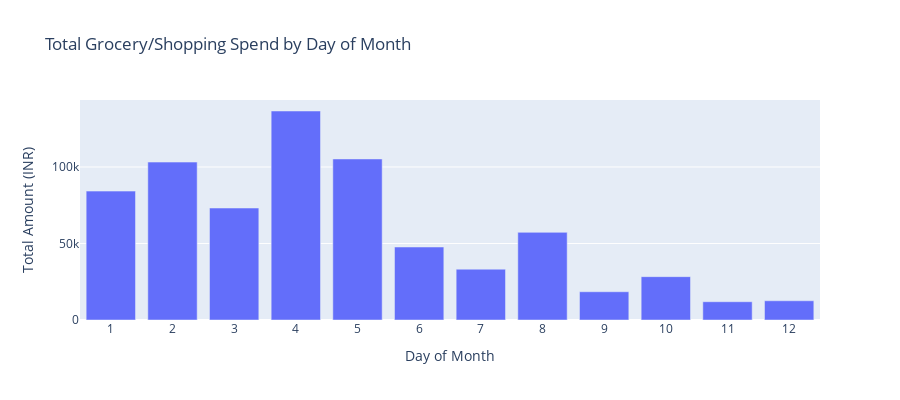

Notebook cell for this chart:
### Markdown cell above
## 14. Temporal Pattern: Spending Over Month Day

Check if Grocery/Shopping spending is concentrated early in the month.

### Code cell
if not df.empty and 'date_dt' in df.columns and 'category' in df.columns:
    print("\n--- Intra-Month Spending Pattern (Grocery/Shopping) ---")
    df['day_of_month'] = df['date_dt'].dt.day
    # Filter for relevant categories AND non-fixed amounts (exclude large monthly rent etc. if miscategorized)
    monthly_pattern_df = df[
        df['category'].isin(['Grocery', 'Shopping']) & (df['amount'] < 20000) # Avoid huge one-offs like Furniture if in Shopping
    ]

    if not monthly_pattern_df.empty:
        daily_total = monthly_pattern_df.groupby('day_of_month')['amount'].sum().reset_index() # Look at SUM not mean per day

        fig_month_day = px.bar(daily_total, x='day_of_month', y='amount',
                               title='Total Grocery/Shopping Spend by Day of Month',
                               labels={'day_of_month': 'Day of Month', 'amount': 'Total Amount (INR)'},
                               height=400)
        fig_month_day.update_layout(xaxis=dict(tickmode='linear', dtick=1)) # Ensure all days are shown
        fig_month_day.show() # Display inline
        # try: fig_month_day.write_image(IMG_DIR / "monthly_day_spend_pattern.png") # Commented out
        # except Exception as e: logging.error(f"Failed to save monthly pattern plot: {e}")

        # Discrepancy Check (Visual Inspection + Quantitative)
        logging.info("Check bar chart: Is spending clearly higher in the first ~10 days?")
        total_first_10 = daily_total[daily_total['day_of_month'] <= 10]['amount'].sum()
        total_last_10 = daily_total[daily_total['day_of_month'] >= 22]['amount'].sum()
        total_overall = daily_total['amount'].sum()

        if total_overall > 0 and total_first_10 > total_last_10 * 1.3: # Check if first 10 days sum is >30% higher than last 10
             logging.info(f"Spending concentration early in the month observed (First 10 days: ~₹{total_first_10:,.0f} vs Last 10 days: ~₹{total_last_10:,.0f}).")
        elif total_overall > 0:
             logging.warning(f"Grocery/Shopping spending doesn't seem strongly concentrated early in the month (First 10: ~₹{total_first_10:,.0f} vs Last 10: ~₹{total_last_10:,.0f}).")
        else:
            logging.info("Not enough spending data to assess intra-month pattern.")

    else:
        logging.info("No relevant Grocery or Shopping data found for monthly pattern analysis.")
    # Clean up added column
    if 'day_of_month' in df.columns: df.drop(columns=['day_of_month'], inplace=True)
else:
    print("Skipping intra-month pattern analysis.")

### Figure 1 — Plotly figure (JSON) as saved in the notebook; plotly's stock layout.template omitted (floating-point values rounded to 4 significant figures)
{"data": [{"hovertemplate": "Day of Month=%{x}<br>Total Amount (INR)=%{y}<extra></extra>", "legendgroup": "", "marker": {"color": "#636efa", "pattern": {"shape": ""}}, "name": "", "orientation": "v", "showlegend": false, "textposition": "auto", "type": "bar", "x": [1, 2, 3, 4, 5, 6, 7, 8, 9, 10, 11, 12], "xaxis": "x", "y": [84230.0, 103200.0, 73180.0, 136600.0, 105200.0, 47710.0, 33200.0, 57270.0, 18470.0, 28330.0, 11950.0, 12570.0], "yaxis": "y"}], "layout": {"barmode": "relative", "height": 400, "legend": {"tracegroupgap": 0}, "title": {"text": "Total Grocery/Shopping Spend by Day of Month"}, "xaxis": {"anchor": "y", "domain": [0, 1], "dtick": 1, "tickmode": "linear", "title": {"text": "Day of Month"}}, "yaxis": {"anchor": "x", "domain": [0, 1], "title": {"text": "Total Amount (INR)"}}}}
